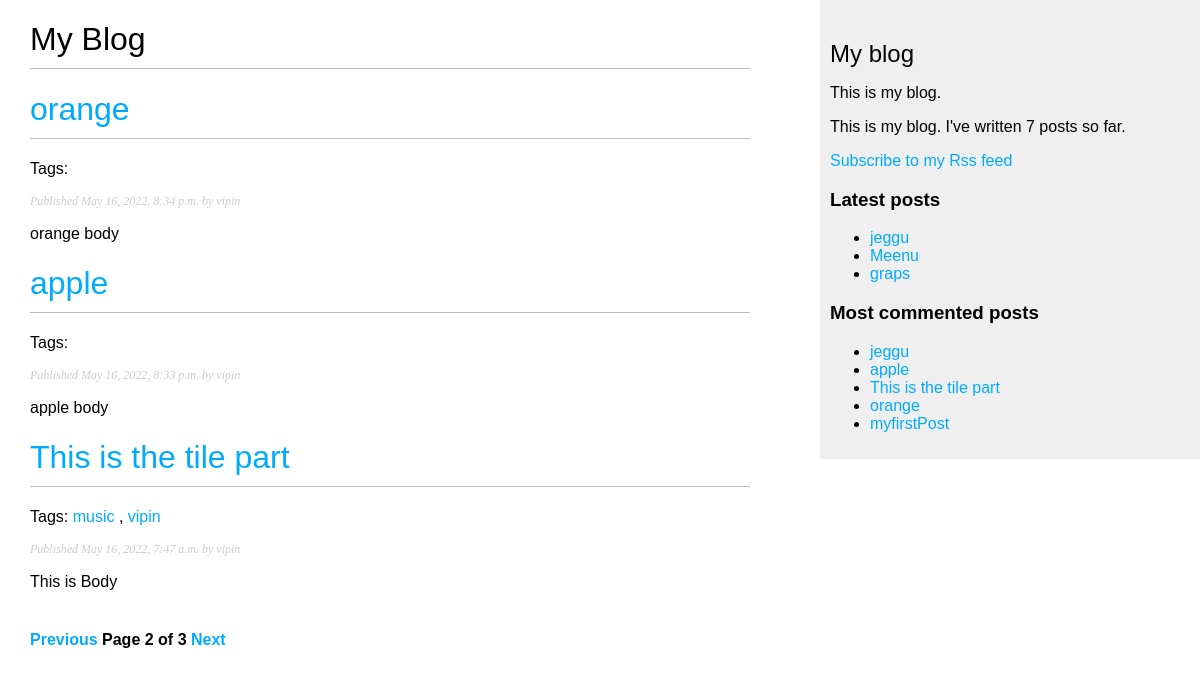
Screenshot of /?page=2 with the database file from the repository.
### blog/models.py (models this page shows, shortened)
class Post(models.Model):
    STATUS_CHOICES = (
        ('draft','Draft'),
        ('published','Published'),
    )
    title = models.CharField(max_length=250)
    slug = models.SlugField(max_length=250,unique_for_date='publish')
    author = models.ForeignKey(User, on_delete=models.CASCADE,related_name='blog_posts')
    body = models.TextField()
    publish = models.DateTimeField(default=timezone.now)
    created = models.DateTimeField(auto_now_add=True)
    updated = models.DateTimeField(auto_now=True)
    status = models.CharField(max_length=10,choices=STATUS_CHOICES,default='draft')
    objects = models.Manager()
    published = PublishedManager()
    tags = TaggableManager()
    def get_absolute_url(self):
        return reverse("blog:post_detail", args=[self.publish.year,self.publish.month,self.publish.day,self.slug])
    class Meta:
        ordering = ('-publish',)

### blog/views.py (the view)
# urls.py: path('',views.post_list,name='post_list'),
def post_list(request , tag_slug=None):
    object_list = Post.published.all()
    tag = None
    if tag_slug:
        tag = get_object_or_404(Tag,slug=tag_slug)
        object_list = object_list.filter(tags_in=[tag])
    paginator = Paginator(object_list, 3)
    page= request.GET.get('page')
    try:
        posts = paginator.page(page)
    except PageNotAnInteger:
        posts = paginator.page(1)
    except EmptyPage:
        posts = paginator.page(paginator.num_pages)
    return render(request, 'blog/post/list.html',{'page':page,'posts':posts,'tag':tag})

### blog/models.py (called while the page is built)
    def get_queryset(self):
        return super(PublishedManager,self).get_queryset()

### blog/templatetags/blog_tags.py (called while the page is built)
@register.simple_tag
def total_posts():
    return Post.published.count()

@register.inclusion_tag('blog/post/latest_posts.html')
def show_latest_posts(count=5):
    latest_posts= Post.published.order_by('-publish')[:count]
    return {'latest_posts': latest_posts}

@register.simple_tag
def get_most_commented_posts(count=5):
    return Post.published.annotate(
        total_comments=Count('comments')
    ).order_by('-total_comments')[:count]

@register.filter(name='markdown')
def markdown_format(text):
    return mark_safe(markdown.markdown(text))

### blog/templates/blog/post/list.html (shortened to what this page needs)
{% extends "blog/base.html" %}
{% load blog_tags %}
 {% block content %}
<h1>My Blog</h1>
{% for post in posts %}
<h1>
  <a href="{{ post.get_absolute_url}}"> {{ post.title }} </a>
</h1>
<p class="tags">Tags:
  {% for tag in post.tags.all %}
  <a href="{% url "blog:post_list_by_tag" tag.slug %}">
    {{tag.name}}
  </a>
  {% if not forloop.last %},{% endif %}
  {% endfor %}
</p>
<p class="date">Published {{ post.publish }} by {{ post.author }}</p>
{{ post.body| markdown | truncatewords_html:30 }}
{% endfor %}
{% include "../pagination.html" with page=posts %}
{% endblock %}

### blog/templates/blog/base.html (shortened to what this page needs)
{% load blog_tags %}
{% load static %}
<!DOCTYPE html>
<html>
    <head>
        <link href="{% static "/css/blog.css" %}" rel="stylesheet">
    </head>
    <body>
        <div id="content">
            {% block content %}
            {% endblock %}
        </div>
        <div id="sidebar">
            <h2>My blog</h2>
            <p>This is my blog.</p>
            <p>This is my blog. I've written {% total_posts %} posts so far.</p>
            <p>
                <a href="{% url "blog:post_feed" %}">Subscribe to my Rss feed</a>
            </p>
            <h3> Latest posts</h3>
            {% show_latest_posts 3 %}
            <h3>Most commented posts</h3>
            {% get_most_commented_posts as most_commented_posts %}
            <ul>
            {% for post in most_commented_posts %}
            <li>
                <a href="{{post.get_absolute_url}}">{{post.title}}</a>
            </li>
            {% endfor %}
        </ul>
        </div>
    </body>
</html>

### blog/templates/blog/post/latest_posts.html
<ul>{% for post in latest_posts %}
    <li>
        <a href="{{ post.get_absolute_url }}">{{post.title}}</a>
    </li>
    {% endfor %}
</ul>

### blog/static/css/blog.css (style rules this page uses)
body { margin:0; padding:0; font-family:helvetica, sans-serif; }
a { color:#00abff; text-decoration:none; }
h1 { font-weight:normal; border-bottom:1px solid #bbb; padding:0 0 10px 0; }
h2 { font-weight:normal; margin:30px 0 0; }
#content { float:left; width:60%; padding:0 0 0 30px; }
#sidebar { float:right; width:30%; padding:10px; background:#efefef; height:100%; }
p.date { color:#ccc; font-family: georgia, serif; font-size: 12px; font-style: italic; }

### rows the page displays
Post: title "orange", publish "May 16, 2022, 8:34 p.m.", author "vipin", body "orange body"
Post: title "apple", publish "May 16, 2022, 8:33 p.m.", author "vipin", body "apple body"
Post: title "This is the tile part", publish "May 16, 2022, 7:47 a.m.", author "vipin", body "This is Body"
Tag: name "music"
Tag: name "vipin"
Post: title "jeggu"
Post: title "Meenu"
Post: title "graps"
Post: title "myfirstPost"

### other values shown
{{ page.number }} "2"
{{ page.paginator.num_pages }} "3"
